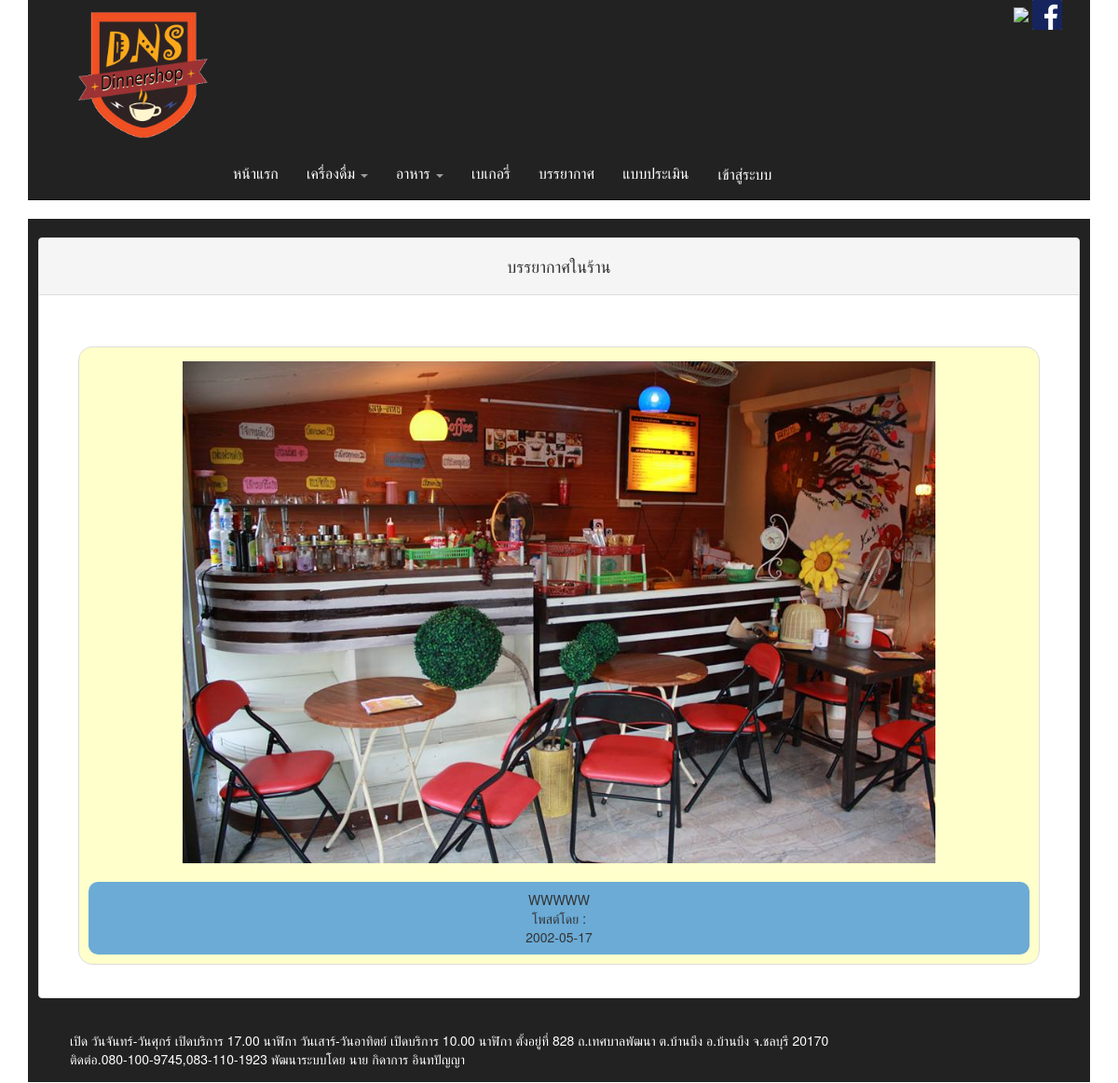
/atmosphere.php, run on the app's committed database.
### tables this page shows
CREATE TABLE `upimage` (
  `up_id` int(11) NOT NULL,
  `mem_id` int(11) NOT NULL,
  `Description` varchar(1000) NOT NULL,
  `image` varchar(200) NOT NULL,
  `Down_date` date NOT NULL
);

### atmosphere.php (the view, shortened to what this page needs)
<!DOCTYPE html>
<html lang="en">
    <head>
        <link href="css/bootstrap.css" rel="stylesheet">
        <link href="css/bootstrap.min.css" rel="stylesheet">
        <link href="css/dns_9.css" rel="stylesheet">
    </head>
    <body background='image/ui.jpg'>
        <?php
        include "menu.php";
        ?>
        <?php
        $sql3 = "select * from upimage";
        $res3 = mysqli_query($conn, $sql3);
		?>
        <?php
        function getName($id) {
            global $conn;
            $sql = "select * from member where mem_id='$id'";
            $res = mysqli_query($conn, $sql);
            $row = mysqli_fetch_array($res);
            return $row[fname];
        }
        ?>
        <div class="container">
            <div class="navbar-inverse">
                <br>
                <div class="three panel panel-default">
                    <div class="panel-heading"><center><h4>บรรยากาศในร้าน</h4></center></div>
                    <div class="three panel-body">
                        <br>
                        <br>
                        <?php while ($row3 = mysqli_fetch_array($res3)) {
                            ?>
                            <div class="form-group">
                                <div class="  col-xs-12 col-sm-12 col-md-12">
                                    <div class="tableproduct thumbnail ">
                                        <img src="upimage/<?php echo $row3[image]; ?>"width="80%">
                                        <center>
                                            <br>
                                            <div class=" tableproduct1 caption">
                                                <?php echo $row3[Description]; ?><br>
                                                โพสต์โดย : <?php echo getName($row['mem_id']); ?><br>
                                                <?php echo $row3[Down_date]; ?>
                                            </div>
                                        </center>
                                    </div>
                                </div>
                            </div>
                            <?php
                        }
                        ?>
                    </div>
                </div>
                <?php include("footer.php") ?>
            </div>
        </div>
    </body>
</html>

### css/dns_9.css (style rules this page uses)
* { margin: 0; padding: 0; box-sizing: border-box; }
.thumbnail { max-width: 100%; }
img { max-width: 100%; }

### Translate.php (style rules this page uses)
body { top: 0px !important; }

### data on the page
upimage: image (picture), Description "WWWWW", Down_date "2002-05-17"
